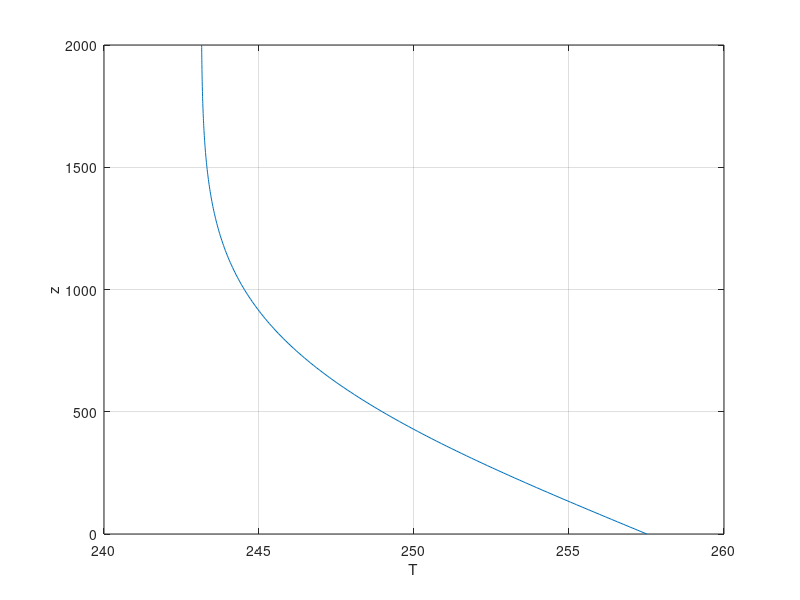

Write MATLAB code to recreate this figure.
% SHOWTEMPATDEPTH illustrate formula used for put temp at depth

% constants
rhoi = 910.0; % kg m-3
c = 2009.0;   % J kg-1 K-1
ki = 2.10;    % W m-1 K-1
K = ki / (rhoi * c);  % m2 s-1

% data
Ts = 273.15 - 30;           % K      (-30 celsius)  surface temp
H =  2000;                  % m                     thickness
adot = 0.20 / 3.1556926e7;  % m s-1  (20 cm/year)   mass balance rate
g = 0.040;                  % W m-2  (40 mW/m^2)    geothermal flux

gamma = adot * H / K  % m s-1 m m-2 s = pure 
G = g * H / ki;        % W m-2 m W-1 m K = K

ccc = sqrt(gamma/2);
z = 0:H/200:H;
T = Ts + G * sqrt(pi/(2*gamma)) * (erf(ccc) - erf(ccc * z / H));
plot(T,z), grid on, xlabel T, ylabel z
